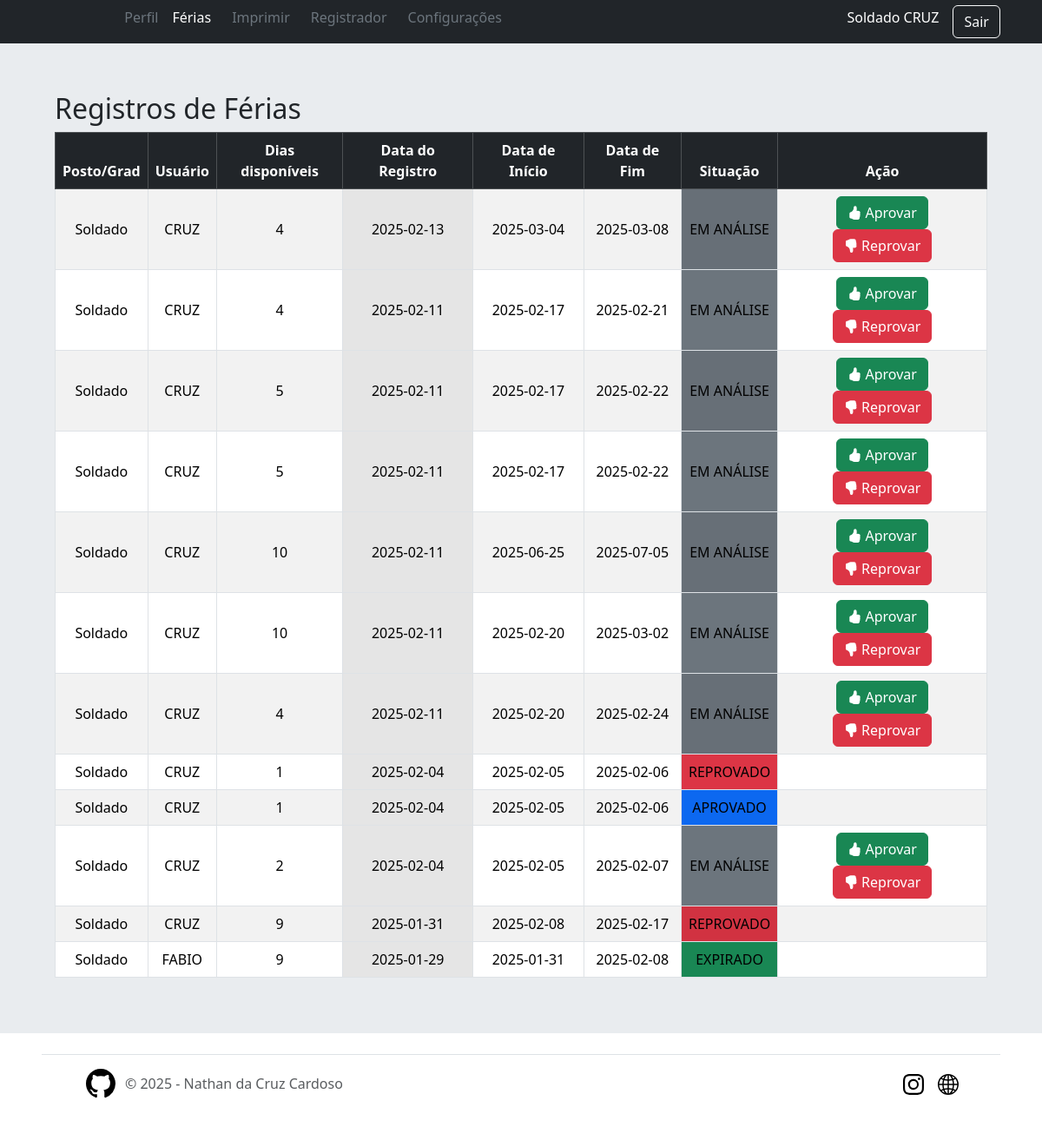
Page /user/ferias (signed in) on the committed database.
### app/models/tables.py (models this page shows, shortened)
class Patente(db.Model):
    __tablename__ = 'patentes'
    id = db.Column(db.Integer, primary_key=True)
    abrev = db.Column(db.String(50), nullable=False)
    posto = db.Column(db.String(50), nullable=False)
    users = db.relationship("User",  back_populates='patente')

class User(db.Model, UserMixin):
    __tablename__ = "users"
    id = db.Column(db.Integer, primary_key=True, nullable=False)
    username = db.Column(db.String(30), nullable=False)
    password = db.Column(db.String(255), nullable=False)  # Aumentando o tamanho para suporte a hash
    military_id = db.Column(db.String(30), unique=True, nullable=False)
    nome_completo = db.Column(db.String(30), unique=True, nullable=False)
    nome_guerra = db.Column(db.String(30), nullable=False)
    data_nascimento = db.Column(db.Date, nullable=False)
    nivel = db.Column(db.Integer, nullable=False, default=0)
    dias_disp = db.Column(db.Integer, nullable=False)
    email = db.Column(db.String(30), unique=True, nullable=False)
    telefone = db.Column(db.String(30), unique=True, nullable=False)
    fg_secao_id = db.Column(db.Integer, db.ForeignKey('secoes.id'), nullable=False)
    fg_organization_id = db.Column(db.Integer, db.ForeignKey('organizacoes.id'), nullable=False)
    fg_patente_id = db.Column(db.Integer, db.ForeignKey('patentes.id'), nullable=False)
    patente = db.relationship("Patente",  back_populates='users')
    organizacao = db.relationship("Organizacao",  back_populates='users')
    secao = db.relationship("Secao",  back_populates='users')
    ferias = db.relationship("Vacation",  back_populates='user')

class Vacation(db.Model):
    __tablename__ = "vacations"
    id = db.Column(db.Integer, primary_key=True, nullable=False)
    data_inicio = db.Column(db.Date, nullable=False)
    data_fim = db.Column(db.Date, nullable=False)
    data_registro = db.Column(db.Date, nullable=False)
    data_retorno = db.Column(db.Date, nullable=False)
    destino = db.Column(db.String(30), nullable=False)
    motivo = db.Column(db.String(255))
    dias = db.Column(db.Integer, nullable=False)
    fg_users_id = db.Column(db.Integer, db.ForeignKey('users.id'), nullable=False)
    fg_states_id = db.Column(db.Integer, db.ForeignKey('states.id'), nullable=False)
    user = db.relationship("User", back_populates='ferias')
    state = db.relationship("State", back_populates='ferias')

class State(db.Model):
    __tablename__ = 'states'
    id = db.Column(db.Integer, primary_key=True)
    abrev = db.Column(db.String(50), nullable=False)
    desc = db.Column(db.String(50), nullable=False)
    ferias = db.relationship("Vacation", back_populates='state')

### app/routes/user.py (the view)
@user_bp.route('/ferias')
@required_level(2)
def ferias():
    vacations = Vacation.query.join(User).order_by(Vacation.id.desc()).all()
    return render_template("user/ferias.html", registros = vacations)

### app/controllers/home.py (called while the page is built)
@lm.user_loader
def load_user(user_id):
    return User.query.get(int(user_id))

### app/routes/user.py (called while the page is built)
@user_bp.before_request
@login_required
def require_login():
    pass

### app/templates/user/ferias.html (shortened to what this page needs)
{% extends 'layouts/base.html' %}
{% block content %}
<div class="container">
  <h2>Registros de Férias</h2>
  <table class="table table-striped table-hover table-bordered align-middle">
    <thead class="table-dark text-center">
      <tr>
        <th scope="col">Posto/Grad</th>
        <th scope="col">Usuário</th>
        <th scope="col">Dias disponíveis</th>
        <th scope="col">Data do Registro</th>
        <th scope="col">Data de Início</th>
        <th scope="col">Data de Fim</th>
        <th scope="col">Situação</th>
        <th scope="col">Ação</th>
      </tr>
    </thead>
    <tbody>
      {% for ferias in registros %}
        <tr class="text-center">
          <td>{{ ferias.user.patente.posto }}</td>
          <td>{{ ferias.user.nome_guerra }}</td>
          <td>{{ ferias.dias }}</td>
          <td class="table-active" >{{ ferias.data_registro }}</td>
          <td>{{ ferias.data_inicio }}</td>
          <td>{{ ferias.data_fim }}</td>
          {% if ferias.state.id == 1 %}
          <td class="bg-secondary">{{ ferias.state.desc }}</td>
          {% elif ferias.state.id == 2 %}
          <td class="bg-primary">{{ ferias.state.desc }}</td>
          {% elif ferias.state.id == 3 %}
          <td class="bg-danger">{{ ferias.state.desc }}</td>
          {% elif ferias.state.id == 4 %}
          <td class="bg-success">{{ ferias.state.desc }}</td>
          {% elif ferias.state.id == 5 %}
          <td class="bg-warning">{{ ferias.state.desc }}</td>
          {% elif ferias.state.id == 6 %}
          <td class="bg-secondary">{{ ferias.state.desc }}</td>
          {% endif %}
          <td>
            <div class="hstak">
              {% if ferias.state.id == 1 %}
              <a href="{{ url_for('user.aprove_regs',registro_id=ferias.id) }}" class="btn btn-success" ><i class="bi bi-hand-thumbs-up-fill"></i> Aprovar</a>
              <a href="{{ url_for('user.reprove_regs',registro_id=ferias.id) }}" class="btn btn-danger"><i class="bi bi-hand-thumbs-down-fill"></i> Reprovar</a>
              {% endif %}
            </div>
          </td>
        </tr>
      {% endfor %}
    </tbody>
  </table>
</div>
{% endblock %}

### app/templates/shared/header.html (shortened to what this page needs)
<header class="text-bg-dark shadow">
  <div class="container-fluid">
    <div class="row mx-3 align-items-center">
      <div class="col-1 p-2 order-1">
      </div>
      {% if current_user.is_authenticated %}
      <div class="col-12 col-md-8 order-md-3 order-4 ">
        {% include 'layouts/navbar.html' %}
      </div>
      <div class="col-md-3 col-11 hstack order-3 accordion justify-content-end">
        <h6 class="me-3" role="search">{{ current_user.patente.posto + " " + current_user.nome_guerra }}</h6>
        <a href="{{ url_for('user.logout') }}" class="btn btn-outline-light me-2">Sair</a>
      </div>
      {% endif %}
    </div>
  </div>
</header>

### app/static/css/sticky-footer.css (style rules this page uses)
.container { width: auto; max-width: auto; padding: 0 15px; display: flex; flex-direction: column; }

### app/static/css/sign-in.css (style rules this page uses)
html, body { height: 100%; }

### rows in the picture
Patente: patente "Soldado CRUZ"
Vacation: user.patente.posto "Soldado", user.nome_guerra "CRUZ", dias "4", data_registro "2025-02-13", data_inicio "2025-03-04", data_fim "2025-03-08", state.desc "EM ANÁLISE"
Vacation: user.patente.posto "Soldado", user.nome_guerra "CRUZ", dias "4", data_registro "2025-02-11", data_inicio "2025-02-17", data_fim "2025-02-21", state.desc "EM ANÁLISE"
Vacation: user.patente.posto "Soldado", user.nome_guerra "CRUZ", dias "5", data_registro "2025-02-11", data_inicio "2025-02-17", data_fim "2025-02-22", state.desc "EM ANÁLISE"
Vacation: user.patente.posto "Soldado", user.nome_guerra "CRUZ", dias "5", data_registro "2025-02-11", data_inicio "2025-02-17", data_fim "2025-02-22", state.desc "EM ANÁLISE"
Vacation: user.patente.posto "Soldado", user.nome_guerra "CRUZ", dias "10", data_registro "2025-02-11", data_inicio "2025-06-25", data_fim "2025-07-05", state.desc "EM ANÁLISE"
Vacation: user.patente.posto "Soldado", user.nome_guerra "CRUZ", dias "10", data_registro "2025-02-11", data_inicio "2025-02-20", data_fim "2025-03-02", state.desc "EM ANÁLISE"
Vacation: user.patente.posto "Soldado", user.nome_guerra "CRUZ", dias "4", data_registro "2025-02-11", data_inicio "2025-02-20", data_fim "2025-02-24", state.desc "EM ANÁLISE"
Vacation: user.patente.posto "Soldado", user.nome_guerra "CRUZ", dias "1", data_registro "2025-02-04", data_inicio "2025-02-05", data_fim "2025-02-06", state.desc "REPROVADO"
Vacation: user.patente.posto "Soldado", user.nome_guerra "CRUZ", dias "1", data_registro "2025-02-04", data_inicio "2025-02-05", data_fim "2025-02-06", state.desc "APROVADO"
Vacation: user.patente.posto "Soldado", user.nome_guerra "CRUZ", dias "2", data_registro "2025-02-04", data_inicio "2025-02-05", data_fim "2025-02-07", state.desc "EM ANÁLISE"
Vacation: user.patente.posto "Soldado", user.nome_guerra "CRUZ", dias "9", data_registro "2025-01-31", data_inicio "2025-02-08", data_fim "2025-02-17", state.desc "REPROVADO"
Vacation: user.patente.posto "Soldado", user.nome_guerra "FABIO", dias "9", data_registro "2025-01-29", data_inicio "2025-01-31", data_fim "2025-02-08", state.desc "EXPIRADO"
